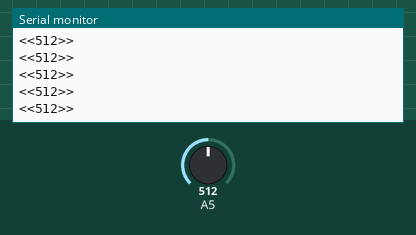
Recording of a sketch running on a simulated Arduino Uno, built with avr-gcc and run on an emulated ATmega328P. Parts: the last lines printed to the serial monitor. Inputs (shaded band) come from the test bench; at power-on: A5 = 512.

Above: at 1.2 s.
1.3 s: A5 set to 716
At 1.31 s:
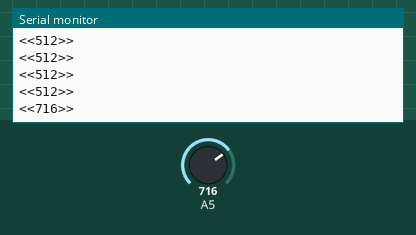
2.8 s: A5 set to 900
At 2.82 s:
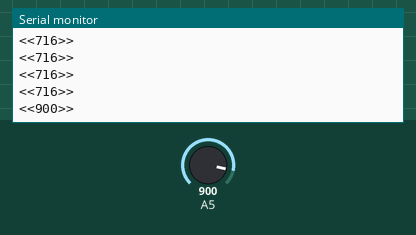
Timing chart, 0 to 5.8 s (numbered marks = the images above; inputs shaded):
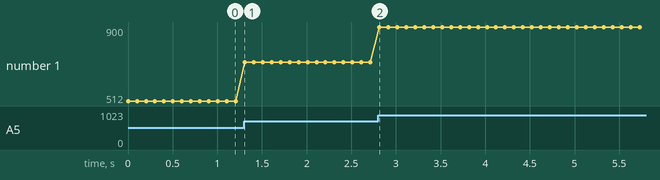

The sketch:

MQ_Sensor.ino
```cpp
// (licence header left out)
void setup() {
  Serial.begin(9600);
}

void loop() {
  int sensorValue = analogRead(A5);
  //Serial.println(sensorValue);
  String output = "<<" + String(sensorValue);
  output = output + ">>";
  Serial.println(output);
  delay(100);
}
```

Measured:
- after the input at 1.3 s, the serial monitor: prints a new line at once (image 1)
- after the input at 2.8 s, the serial monitor: prints a new line at once (image 2)
- plotted number 1: 512 → 716 after the input at 1.3 s, 716 → 900 after the input at 2.8 s
